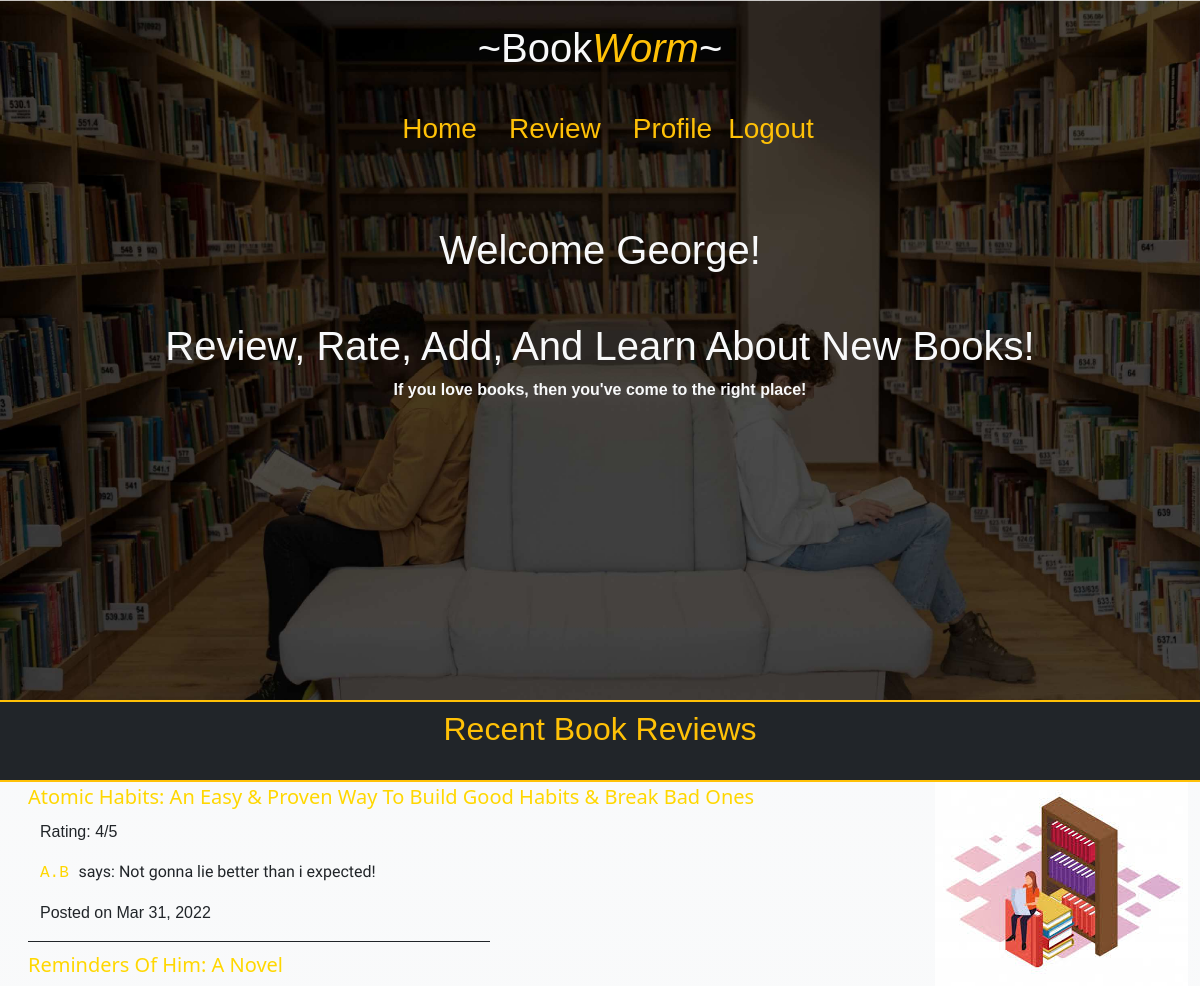
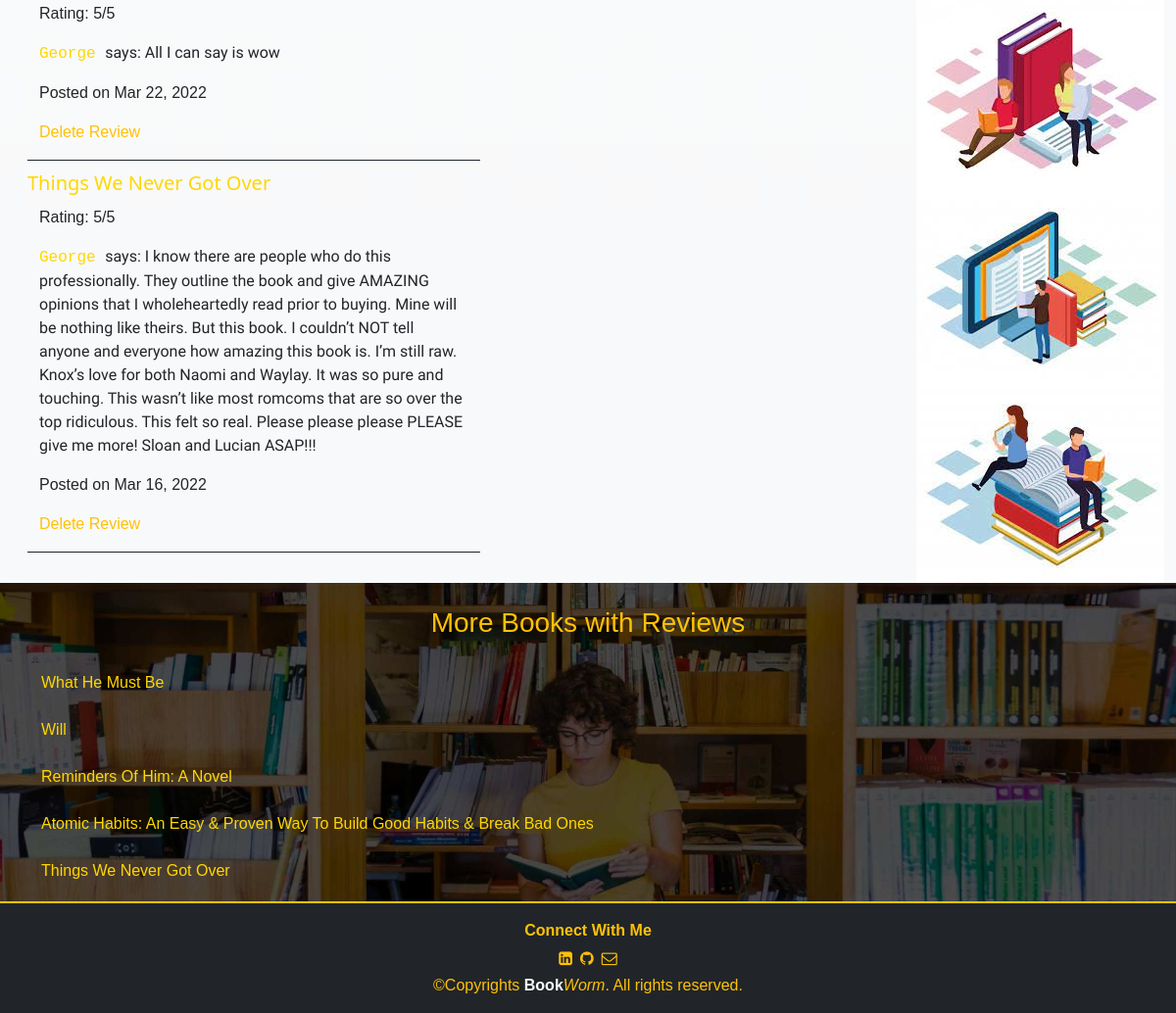
/books/ (signed in), run on an earlier commit of the app's database (2 pictures, top to bottom).
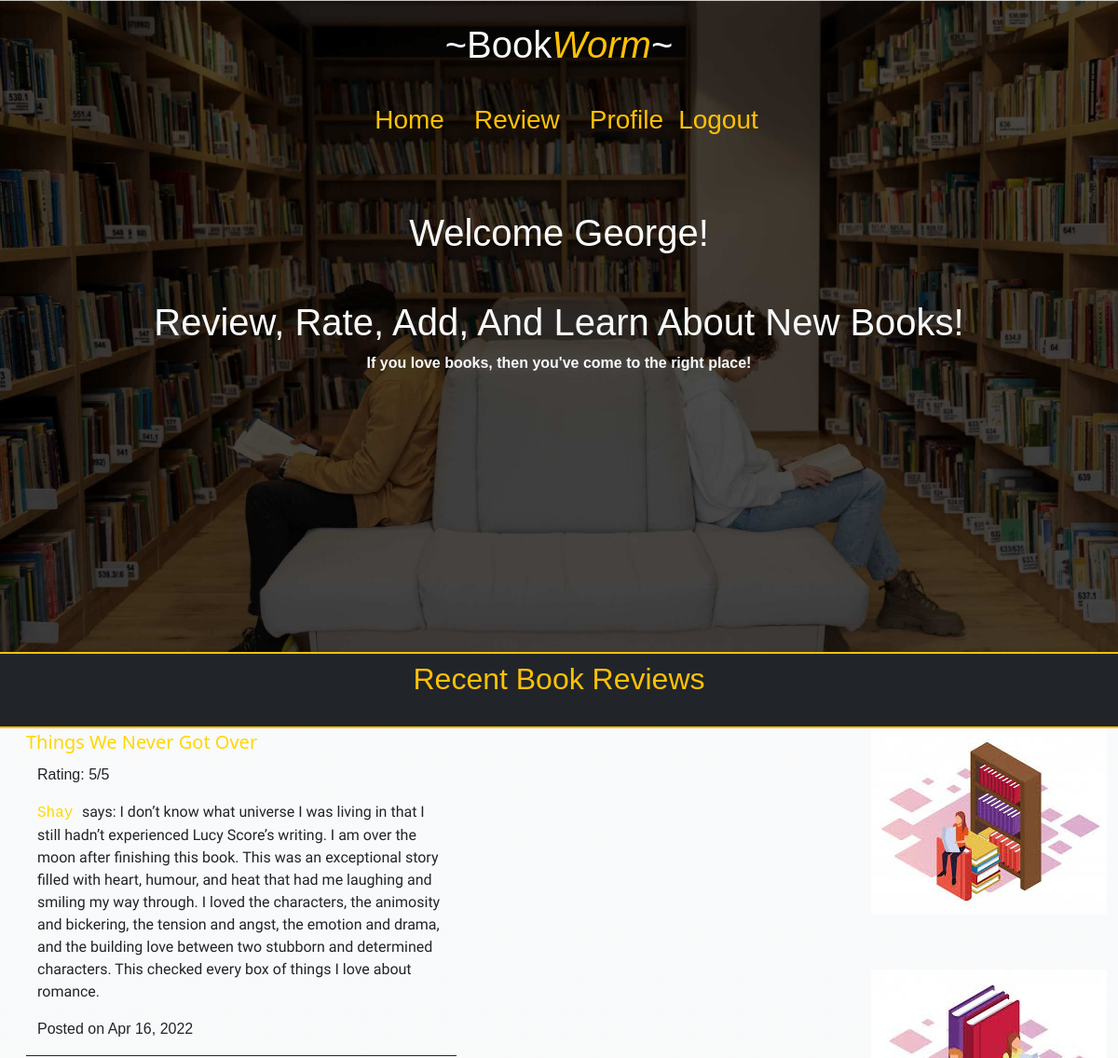
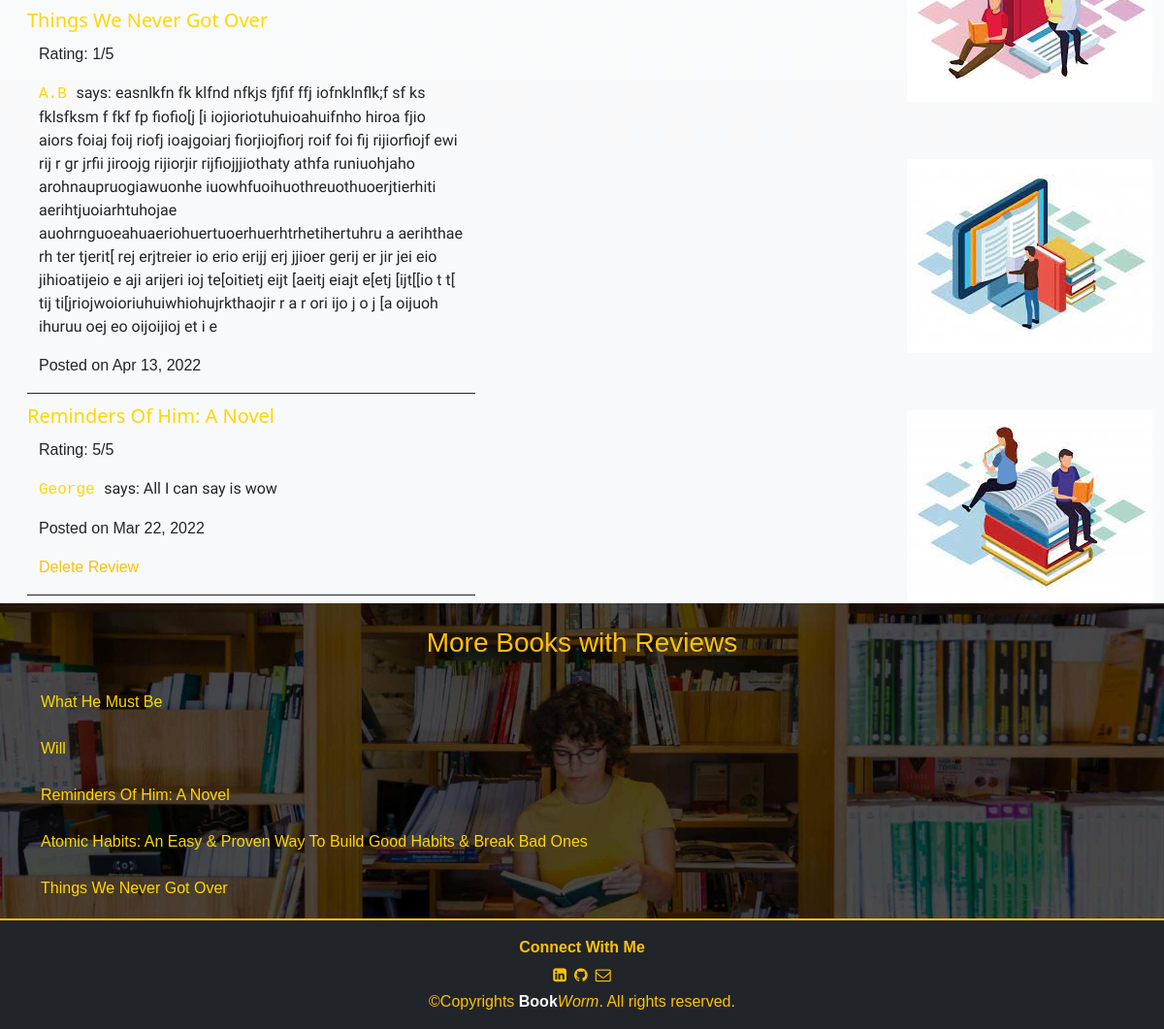
And on a later commit of the database (2 pictures, top to bottom).
### apps/users/models.py (models this page shows)
class User(models.Model):
    name = models.CharField(max_length=255)
    alias = models.CharField(max_length=255)
    email = models.CharField(max_length=255)
    password = models.CharField(max_length=255)
    created_at = models.DateTimeField(auto_now_add=True)
    updated_at = models.DateTimeField(auto_now=True)
    objects = UserManager()

### apps/books/models.py (models this page shows)
class Review(models.Model):
    review = models.TextField()
    rating = models.IntegerField()
    user = models.ForeignKey(User, related_name='book_reviews', on_delete= CASCADE)
    book = models.ForeignKey(Book, related_name='reviews', on_delete=models.CASCADE)
    created_at = models.DateTimeField(auto_now_add=True)
    updated_at = models.DateTimeField(auto_now=True)
    objects = BookManager()

class Book(models.Model):
    title = models.CharField(max_length=255)
    author = models.TextField()
    uploaded_by = models.ForeignKey(User, related_name='uploaded_books', on_delete=models.CASCADE)
    created_at = models.DateTimeField(auto_now_add=True)
    updated_at = models.DateTimeField(auto_now=True)
    objects = BookManager()

### apps/books/views.py (the view)
# urls.py: path('', views.dashboard, name= 'dash'),
def dashboard(request):
    if 'user_id' not in request.session:
        return redirect('/')
    books = Book.objects.all()
    books_with_reviews = []
    for book in books:
        if book.reviews:
            books_with_reviews.append(book)
    context= {
        'reviews': Review.objects.all().order_by('-created_at')[:3],
        'books': books_with_reviews,
        'user': User.objects.get(id = request.session['user_id'])
    }
    return render(request, 'dashboard.html', context)

### apps/books/templates/dashboard.html (shortened to what this page needs)
<!DOCTYPE html>
<html lang="en">
<head>
    {% load static %}
    <link rel="stylesheet" href="{% static 'css/dashboard.css' %}">
    <link href="https://cdn.jsdelivr.net/npm/bootstrap@5.1.3/dist/css/bootstrap.min.css" rel="stylesheet">
    <link rel="stylesheet" href="https://cdnjs.cloudflare.com/ajax/libs/font-awesome/4.7.0/css/font-awesome.min.css">
</head>
<body>
    <div class="container-fluid header">
        <h1 class="text-light  text-center py-4">~Book<i class="text-warning">Worm</i>~</h1>
        <nav class="navbar text-light p-2 mb-5">
            <div class="container-xxl">
                <div class="d-flex justify-content-between m-auto">
                    <h3><a class="link-warning text-decoration-none mx-3" href="/books">Home</a></h3>
                    <h3><a class="link-warning text-decoration-none mx-3" href="/books/review">Review</a></h3>
                    <h3><a class="link-warning text-decoration-none mx-3" href="/{{user.id}}">Profile</a></h3>
                    <h3><a class="link-warning text-decoration-none" href="/logout">Logout</a></h3>
                </div>
        </nav>
        <div class="container pt-3">
            <h1 class="text-center text-light">Welcome {{user.alias}}!</h1>
            <h1 class="text-center text-light mt-5">Review, Rate, Add, And Learn About New Books! </h1>
            <p class="text-center text-light"><strong> If you love books, then you've come to the right place!</strong> </p>
        </div>
    </div>
    <div class="container-fluid bg-dark border-top border-bottom border-warning border-2">
        <h2 class="m-auto text-center py-2 w-50 mb-4 text-warning">Recent Book Reviews</h2>
    </div>
    <div class="recent_reviews container-fluid bg-light bg-gradient">
        <div class="d-flex flex-row justify-content-around">
            <div class="recent_reviews">
                {% for review in reviews %}
                <a class="link fs-5 ms-3 text-decoration-none" href="/books/{{review.book.id}}">{{review.book.title}}</a>
                <div class="container w-50 ms-3 border-bottom border-dark my-2">
                    <p>Rating: {{review.rating}}/5</p>
                    <p class="review"><a class="link text-decoration-none font-monospace" href="/{{review.user.id}}">{{review.user.alias}} </a>says: {{review.review}}</p>
                        <p>Posted on {{review.created_at|date:'M d, Y'}}</p>
                        {% if review.user.id == user.id %}
                        <p><a class="link link-warning text-decoration-none" href="/books/delete_review/{{review.id}}">Delete Review</a></p>
                        {% endif %}
                </div>
                {% endfor %}
            </div>
            <div class="d-flex flex-column justify justify-content-between" >
                <img src="../static/img/images-5.jpg" alt="book">
                <img src="../static/img/images-7.jpg" alt="book">
                <img src="../static/img/images-11.jpg" alt="book">
                <img src="../static/img/images-12.jpg" alt="book">
            </div>
        </div>
    </div>
    <div class="container-fluid" style="background-image: url(../static/img/wepik-2022214-125738.jpg); background-repeat: no-repeat; background-size: cover; background-blend-mode: darken; background-position:center;">
        <div class="other_reviews">
            <h3 class="text-center py-4 text-warning">More Books with Reviews</h3>
            <div class="scroll_bar container overflow-auto" style="height: 235px;">
                {% for book in books %}
                    <p class="pb-2"><a class="link text-decoration-none" href="/books/{{book.id}}">{{book.title}}</a></p>
                {% endfor %}
            </div>
        </div>
    </div>
    <footer class="p-3 bg-dark border-top border-warning border-2">
        <p class="text-center text-warning mb-0"><strong>Connect With Me</strong></p>
        <div class="d-flex justify-content-center align-items-center">
            <a class="link-warning p-1" href="#">
                <i class="fa fa-linkedin-square" aria-hidden="true"></i>
            </a>
            <a class="link-warning p-1" href="#">
                <i class="fa fa-github" aria-hidden="true"></i>
            </a>
            <a class="link-warning p-1" href="#">
                <i class="fa fa-envelope-o" aria-hidden="true"></i>
            </a>
        </div>
        <p class="text-center text-warning mb-0">&copy;Copyrights <strong class="text-light">Book</strong><i class="text-warning">Worm</i>. All rights reserved.</p>
    </footer>
</body>
</html>

### apps/books/static/css/dashboard.css (style rules this page uses)
.header { background-image: url(../img/wepik-2022229-132042.png); height: 350px; background-repeat: no-repeat; background-size: cover; height: 700px; animation: change 10s infinite ease-in-out; }
h1, h2, h3, p, h5 { font-family:Verdana, Geneva, Tahoma, sans-serif }
.review { font-family: 'Gaegu', cursive; font-family: 'Schoolbell', cursive; }
.link { color: gold; }

What changed in the data, as far as the page shows it:
removed Review: book "Atomic Habits: An Easy & Proven Way To Build Good Habits & Break Bad Ones", rating "4", user.alias "A.B", review "Not gonna lie better than i expected!", created_at "Mar 31, 2022"
no longer on this page (row unchanged): Review: book "Things We Never Got Over", rating "5", user.alias "George", review "I know there are people who do this professionally. They outline the book and give AMAZING opinions that I wholeheartedly read prior to buying. Mine will be nothing like theirs. But this book. I couldn’t NOT tell anyone and everyone how amazing this book is. I’m still raw. Knox’s love for both Naomi and Waylay. It was so pure and touching. This wasn’t like most romcoms that are so over the top ridiculous. This felt so real. Please please please PLEASE give me more! Sloan and Lucian ASAP!!!", created_at "Mar 16, 2022"
added Review: book "Things We Never Got Over", rating "5", user.alias "Shay", review "I don’t know what universe I was living in that I still hadn’t experienced Lucy Score’s writing. I am over the moon after finishing this book. This was an exceptional story filled with heart, humour, and heat that had me laughing and smiling my way through. I loved the characters, the animosity and bickering, the tension and angst, the emotion and drama, and the building love between two stubborn and determined characters. This checked every box of things I love about romance.", created_at "Apr 16, 2022"
added Review: book "Things We Never Got Over", rating "1", user.alias "A.B", review "easnlkfn fk klfnd nfkjs fjfif ffj iofnklnflk;f sf ks fklsfksm f fkf fp fiofio[j [i iojioriotuhuioahuifnho hiroa fjio aiors foiaj foij riofj ioajgoiarj fiorjiojfiorj roif foi fij rijiorfiojf ewi rij r gr jrfii jiroojg rijiorjir rijfiojjjiothaty athfa runiuohjaho arohnaupruogiawuonhe iuowhfuoihuothreuothuoerjtierhiti aerihtjuoiarhtuhojae auohrnguoeahuaeriohuertuoerhuerhtrhetihertuhru a aerihthae rh ter tjerit[ rej erjtreier io erio erijj erj jjioer gerij er jir jei eio jihioatijeio e aji arijeri ioj te[oitietj eijt [aeitj eiajt e[etj [ijt[[io t t[ tij ti[jriojwoioriuhuiwhiohujrkthaojir r a r ori ijo j o j [a oijuoh ihuruu oej eo oijoijioj et i e", created_at "Apr 13, 2022"
